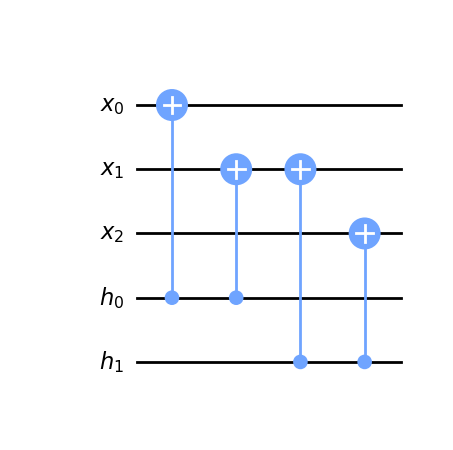

Write Python code to recreate this figure.
from qiskit import *
import matplotlib.pyplot as plt
qx=QuantumRegister(3, 'x')
qz=QuantumRegister(2,'h')
qc=QuantumCircuit(qx,qz)
qc.cx(3,0)
qc.cx(3,1)
qc.cx(4,1)
qc.cx(4,2)
qc.draw('mpl')
plt.show()
